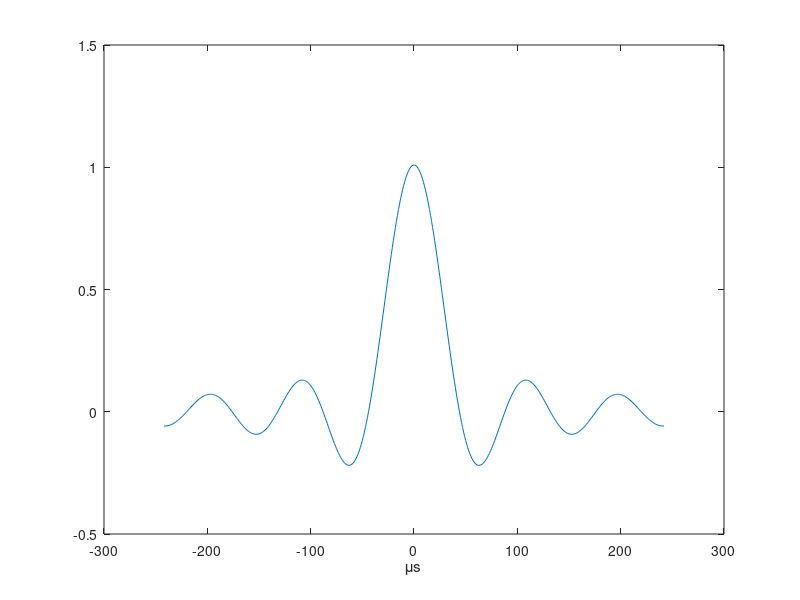
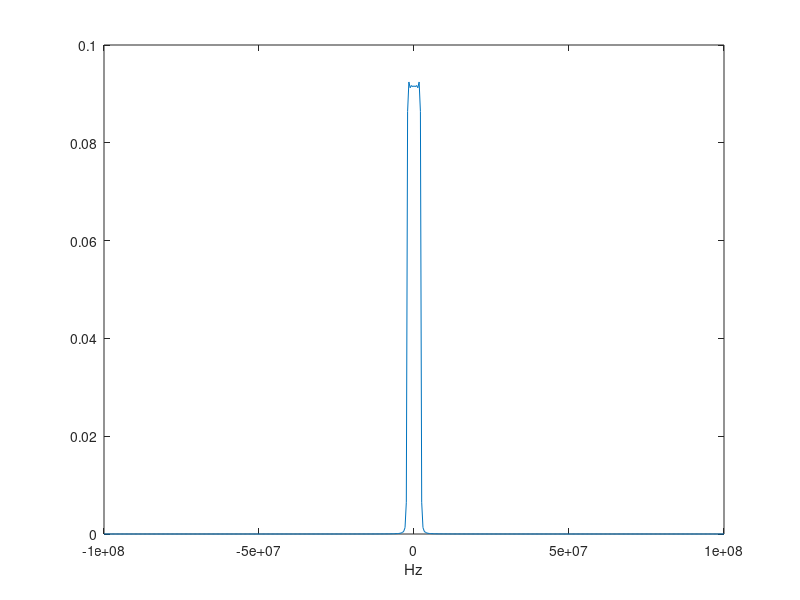

Reproduce these figures in MATLAB, in order. (Note: this script raises an error after producing the figures.)
% Baseband modulation

% Timing sync
sync_size = 200;
r = rand(1, sync_size);
time_sync = transpose(round(r));

% Equalizer
pilot_size = 10;
pilot = transpose(round(rand(1, pilot_size)));
period_pilot = 100;

% Parameters
sign_len = 1440;
t_constr = 400e-6; 
% LL = 1440 + sync_size; % Total number of bits 
LL = sign_len + sync_size + pilot_size*ceil(sign_len/period_pilot); % Total number of bits 
fs = 200e6;    % Sampled frequency of the signal
T =  t_constr/LL;    % Period of a symbol (400μs and Passband signal 2 bits per symbol and 1440 bits to transmit)
ov_samp = floor(fs*T);   % Over-sampling factor (Sampling frequency/symbol rate)
N = 11; % Length of filter in symbol periods.
Ns = floor(N*ov_samp); % Number of filter samples
t_pulse = -floor(Ns/2):floor(Ns/2);   % Pulse time vector
pulse = sinc(t_pulse/ov_samp);   % sinc pulse
pulse = transpose(pulse)/norm(pulse)/sqrt(1/ov_samp);


% Show pulse plot and frequency plot
figure;
plot(t_pulse, pulse);
xlabel('μs');
F_pulse = fftshift(fft(pulse));           
len = length(t_pulse);
fr = linspace(-0.5, 0.5, len)*fs;
figure;

plot(fr, abs(F_pulse/len));
xlabel('Hz');


% image's bits
bits = reshape(cdata, size(cdata,1) * size(cdata,2), 1);
bits_original = reshape(cdata, size(cdata,1) * size(cdata,2), 1);

% Insert pilots
% Allocate the array suggested by MATLAB
num_pilot = ceil(sign_len/period_pilot);
appended = zeros(sign_len + pilot_size*num_pilot, 1);
ind = 1;
for i = 1:(period_pilot+pilot_size):length(appended)
    end_index_bits = min(ind + period_pilot - 1, sign_len);
    end_index_app = min(pilot_size + i + period_pilot - 1, length(appended));
    appended(i : pilot_size+i-1) = pilot;
    appended(pilot_size+i : end_index_app) = bits(ind : end_index_bits);
    ind = ind + period_pilot;
end
bits = appended;
% append timing recovery sequence
bits = [time_sync; bits];


% Map bits to -1 and +1
xI = 2 * bits - 1; 
xQ = zeros([LL,1]); 

% Upsample to match pulse 
xI_up = upsample(xI,ov_samp);
xQ_up = upsample(xQ,ov_samp);

xI_con = conv(xI_up, pulse,'same'); % Shape I component
xQ_con = conv(xQ_up, pulse,'same'); % Shape Q component

% Combine I and Q to create complex baseband signal
xt = xI_con + 1j * xQ_con;

% Scale xt to ensure |xI(t)| < 1 and |xQ(t)| < 1
max_x = max(abs([real(xt); imag(xt)]));
xt = xt / max_x;



%NEW

transmitsignal = xt;
save('transmitsignal.mat', 'transmitsignal');
